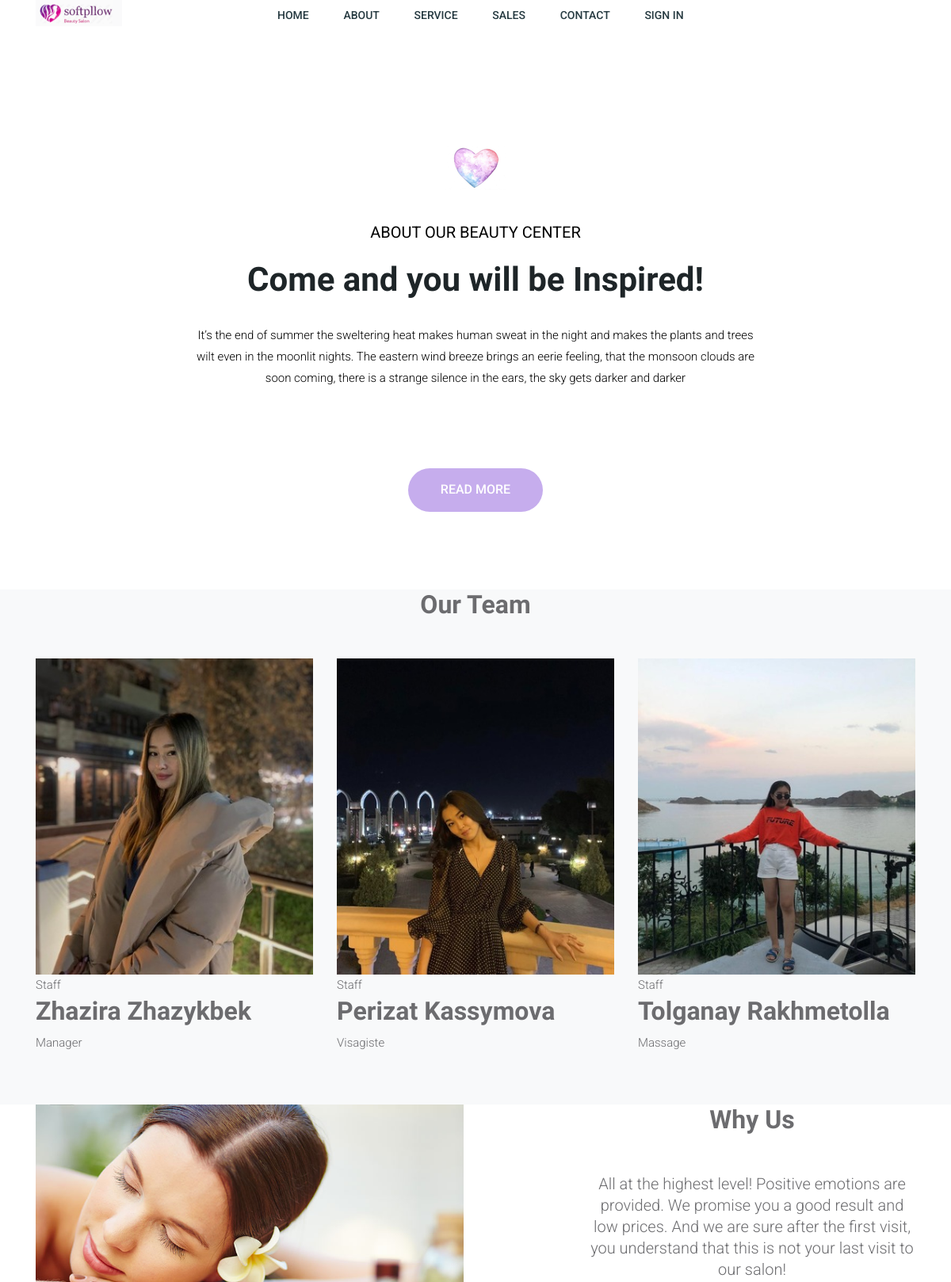
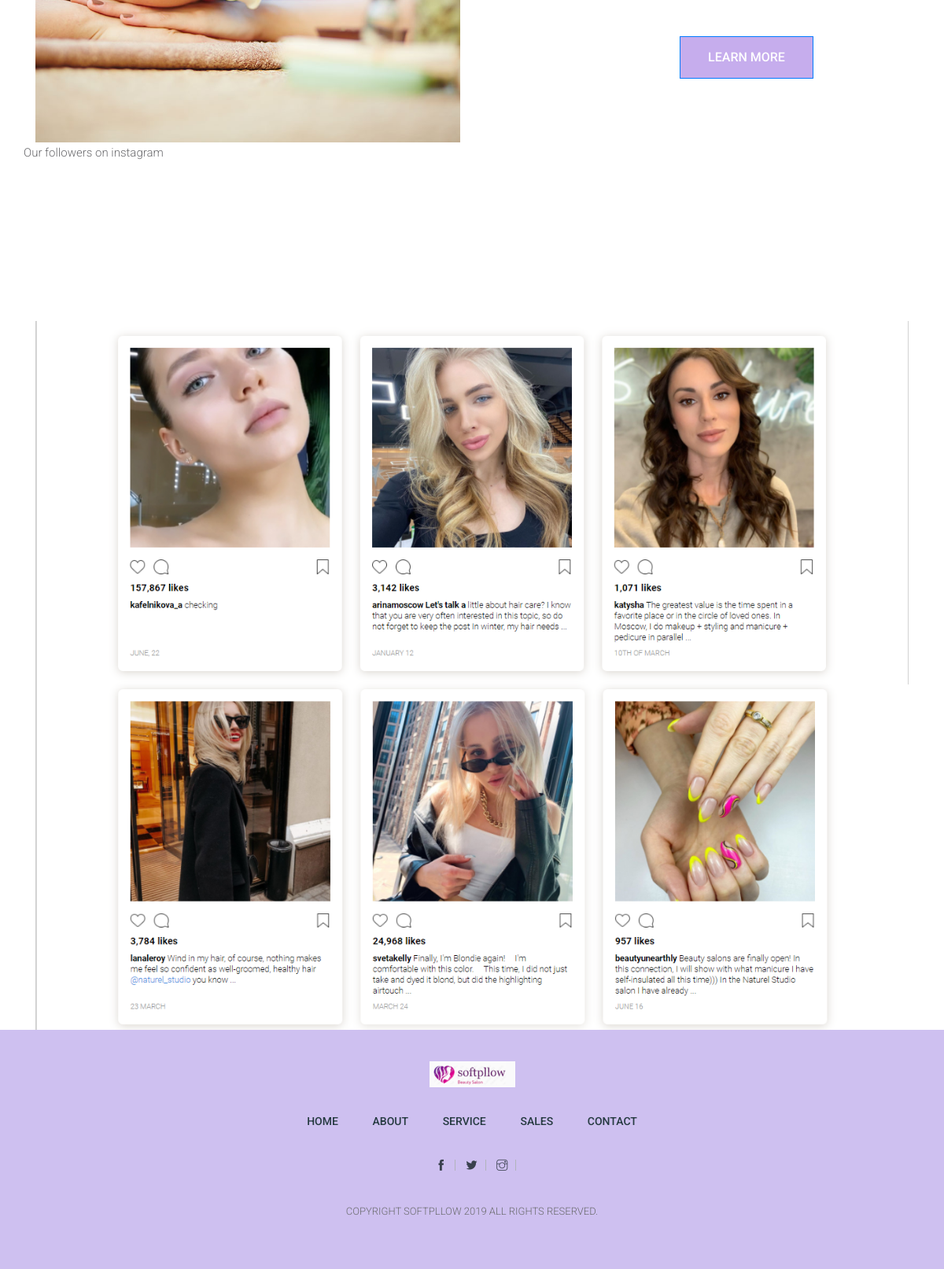
The page /about/ on the database its author committed (2 pictures, top to bottom).
### beauty/models.py (models this page shows)
class Staff(models.Model):
    full_name=models.CharField(max_length=200)
    position=models.CharField(max_length=100)
    img=models.ImageField()

### beauty/views.py (the view)
# urls.py: path('about/',views.about,name='about'),
def about(request):
    staff=Staff.objects.all()
    return render(request,'about.html',{'staff':staff})

### beauty/templates/about.html (shortened to what this page needs)
{% load static %}
<!doctype html>
<html lang="en">
  <head>
    <link rel="stylesheet" href="{% static 'css/bootstrap.min.css' %}">
    <link rel="stylesheet" href="{% static 'css/themify-icons.css' %}">
    <link rel="stylesheet" href="{% static 'css/owl.carousel.min.css' %}">
    <link rel="stylesheet" href="{% static 'css/jquery.fancybox.min.css' %}">
    <link rel="stylesheet" href="{% static 'css/style.css' %}">
    <link rel="stylesheet" href="{% static 'fonts/icomoon/style.css' %}">
    <link rel="stylesheet" href="{% static 'css/bootstrap.min.css' %}">
    <link rel="stylesheet" href="{% static 'css/bootstrap-datepicker.css' %}">
    <link rel="stylesheet" href="{% static 'css/jquery.fancybox.min.css' %}">
    <link rel="stylesheet" href="{% static 'css/owl.carousel.min.css' %}">
    <link rel="stylesheet" href="{% static 'css/owl.theme.default.min.css' %}">
    <link rel="stylesheet" href="{% static 'fonts/flaticon/font/flaticon.css' %}">
    <link rel="stylesheet" href="{% static 'css/aos.css' %}">
    <link rel="stylesheet" href="{% static 'css/style.css' %}">
  </head>
  <body data-spy="scroll" data-target=".site-navbar-target" data-offset="300">
    <header class="header abs-header">
    <div class="container">
      <div class="row align-items-end">
        <div class="col-md-3">
          <a href="index.html" class="logo">
            <img src="{% static 'images/logo.png' %}" alt="">
          </a>
        </div>
        <div class="col-md-9">
          <nav class="primary-menu">
            <ul>
              <li><a href="{% url 'index' %}">Home</a></li>
              <li><a href="{% url 'about'%}">About</a></li>
              <li><a href="{% url 'service' %}">Service</a></li>
              <li><a href="{% url 'sale' %}">Sales</a></li>
              <li><a href="{% url 'contacts' %}">Contact</a></li>
              {% if request.user.is_authenticated %}
              <li><a href="{% url 'logout' %}">Sign out</a></li>
              <li>Hello {{ request.user.username }}</li>
              {% else %}
                <li><a href="{% url 'register' %}">Sign in</a></li>
              {% endif %}
            </ul>
          </nav>
        </div>
      </div>
    </div>
  </header>
<section class="about">
    <div class="container">
      <div class="row">
        <div class="col-lg-10 col-md-12 m-auto">
          <div class="sec-heading">
            <img src="{% static 'images/butterfly.png' %}" alt="">
            <span class="tagline">ABOUT OUR BEAUTY CENTER</span>
            <h3 class="sec-title">Come and you will be Inspired!</h3>
            <p>It’s the end of summer the sweltering heat makes human sweat in the night and makes the plants and trees wilt even in the moonlit nights. The eastern wind breeze brings an eerie feeling, that the monsoon clouds are soon coming, there is a strange silence in the ears, the sky gets darker and darker</p>
          </div>
          <a href="about.html" class="btn btn-round">Read more</a>
        </div>
      </div>
    </div>
  </section>
    <div class="site-section">
      <div class="container">
          <div class="col-md-6">
            <div class="d-flex align-items-center">
            </div>
          </div>
        </div>
      </div>
    <div class="site-section bg-light">
      <div class="container">
        <div class="row">
          <div class="col-12">
            <h2 class="heading-border-bottom font-weight-bold serif text-black mb-5 text-center">Our Team</h2>
          </div>
        </div>
        <div class="row align-items-stretch">
          {% for i in staff %}
          <div class="col-lg-4 col-md-6 mb-5">
            <div class="post-entry-1 h-100 person-1">
                <img src="{{ i.img.url }}" alt="Image" class="img-fluid">
              <div class="post-entry-1-contents">
                <span class="meta">Staff</span>
                <h2>{{ i.full_name }}</h2>
                <p>{{ i.position }}</p>
              </div>
            </div>
          </div>
          {% endfor %}
        </div>
      </div>
    </div>
    <div class="site-section">
      <div class="container">
        <div class="row">
          <div class="col-lg-6 mb-5 mb-lg-0">
            <div class="img-years">
              <img src="{% static 'images/img_1.jpg' %}" alt="Image" class="img-fluid">
            </div>
          </div>
          <div class="col-lg-5 ml-auto pl-lg-5 text-center">
            <h2 class="heading-border-bottom font-weight-bold serif text-black mb-5 text-center">Why Us</h2>
            <p class="mb-5 lead">All at the highest level! Positive emotions are provided. We promise you a good result and low prices. And we are sure after the first visit, you understand that this is not your last visit to our salon!</p>
            <p><a href="#" class="btn btn-primary">Learn More</a></p>
          </div>
            <div class="inst">
            <a> Our followers on instagram </a>
           </div>
      </div>
          <div class="comment">
  <img src="{% static 'images/in.png' %}" alt="">
  <img src="{% static 'images/ins.png' %}" alt="">
</div>
        </div>
      </div>
  <footer class="footer">
    <div class="container">
      <div class="row">
        <div class="col-12 text-center">
          <a href="index.html" class="logo foo-logo">
            <img src="{% static 'images/logo.png' %}" alt="">
          </a>
          <nav class="foo-nav">
            <ul>
              <li><a href="index.html">Home</a></li>
              <li><a href="about.html">About</a></li>
              <li><a href="services.html">Service</a></li>
              <li><a href="sales.html">Sales</a></li>
              <li><a href="contact.html">Contact</a></li>
            </ul>
          </nav>
          <div class="foo-social">
            <a href="https://www.facebook.com/"><i class="ti-facebook"></i></a>
            <a href="https://twitter.com/"><i class="ti-twitter-alt"></i></a>
            <a href="https://instagram.com/"><i class="ti-instagram"></i></a>
          </div>
          <p class="copyright">COPYRIGHT SOFTPLLOW 2019 ALL RIGHTS RESERVED.</p>
        </div>
      </div>
    </div>
  </footer>
  </body>
</html>

### beauty/static/css/style.css (style rules this page uses)
* { margin: 0; padding: 0; -webkit-box-sizing: border-box; box-sizing: border-box; }
body { color: #6c6c6f; background-color: #fff; font-family: 'Roboto', sans-serif; font-weight: 300; font-size: 15px; line-height: 27px; }
a { -webkit-transition: all 300ms ease-in-out; -o-transition: all 300ms ease-in-out; transition: all 300ms ease-in-out; }
h1, h2, h3, h4, h5, h6 { font-family: 'Rufina', serif; font-weight: 700; }
img { display: block; width: 100%; height: auto; }
ul { margin: 0; padding: 0; list-style: none; }
section { display: block; position: relative; padding: 50px 0; width: 100%; }
.comment { margin-top: 200px; size: 570; }
.inst { margin-left: 1000; text-align: center; }
.header { position: relative; }
.header.abs-header { position: absolute; top: 0; left: 0; width: 100%; z-index: 1; }
.logo { display: block; max-width: 109px; }
.primary-menu { position: relative; }
.primary-menu li a { color: #263a41; display: block; font-size: 14px; font-weight: 500; text-transform: uppercase; padding: 0 20px; }
@media screen and (min-width: 768px) { .primary-menu li { display: inline-block; } }
.btn { background-color: #c6aded; border-radius: 0; color: #fff; display: inline-block; font-size: 16px; font-weight: 500; line-height: 0.8; text-transform: uppercase; min-width: 170px; padding: 20px 15px; }
.about { text-align: center; }
.sec-heading { padding-top: 25px; margin-bottom: 25px; position: relative; margin: 100px; }
.sec-heading img { max-width: 84px; margin: 0 auto 40px; }
.sec-heading .tagline { color: #000; display: block; font-size: 20px; font-weight: 400; line-height: .8; text-transform: uppercase; margin-bottom: 27px; }
.sec-heading .sec-title { color: #1e2528; font-size: 42px; margin-bottom: 32px; }
.sec-heading p { color: #000000; margin-bottom: 0; }
.btn-round { border-radius: 50px; }
.footer { background-color: #cec0f0; padding: 40px 0 60px; }
.footer .foo-logo { margin: 0 auto; }
.footer .foo-nav { position: relative; margin: 30px 0; }
.footer .foo-nav li a { color: #263a41; display: block; font-size: 14px; font-weight: 500; text-transform: uppercase; padding: 0 20px; }
.footer .foo-social { margin-bottom: 30px; }
.footer .foo-social a { border-right: 1px solid #b1b4bb; color: #3a414e; display: inline-block; font-size: 14px; line-height: .5; padding: 0 10px; }
.footer .copyright { color: #black; font-size: 13px; text-transform: uppercase; margin-bottom: 0; }
@media screen and (min-width: 768px) { .footer .foo-nav li { display: inline-block; } }

### rows shown on the page
Staff: img (picture), full_name "Zhazira Zhazykbek", position "Manager"
Staff: img (picture), full_name "Perizat Kassymova", position "Visagiste"
Staff: img (picture), full_name "Tolganay Rakhmetolla", position "Massage"
